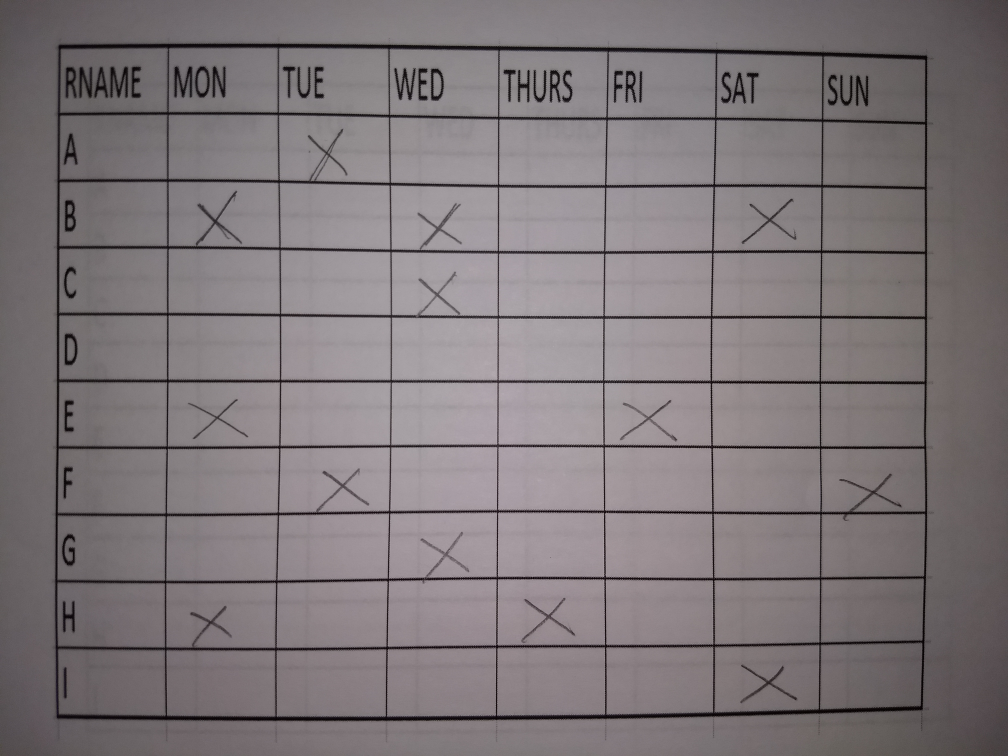
#> input picture new2.jpg, 4032 x 3024 px (shown at 1/4 size)
$ jupyter execute --allow-errors ExcelToDF.ipynb
#> lines starting #> are read from the running program, lines starting #| are printed output that depends on the picture; after the words box and inside, x2 and y2 are one past the last pixel; in counts of white or black regions, pixels touching at a corner belong together
# Diagnozer_OO

[cell 1]
import cv2
import numpy as np
import os
os.chdir("/home/harish/PycharmProjects/Patient_ImageData")

[cell 2]
img_rgb = cv2.imread('new2.jpg')
#> img_rgb is the input picture: shape (3024, 4032, 3); mean B, G, R 121.4, 118.6, 126
img_gray = cv2.cvtColor(img_rgb, cv2.COLOR_BGR2GRAY)

[cell 3]
gaus = cv2.adaptiveThreshold(img_gray, 255, cv2.ADAPTIVE_THRESH_GAUSSIAN_C, cv2.THRESH_BINARY,1005,1 )
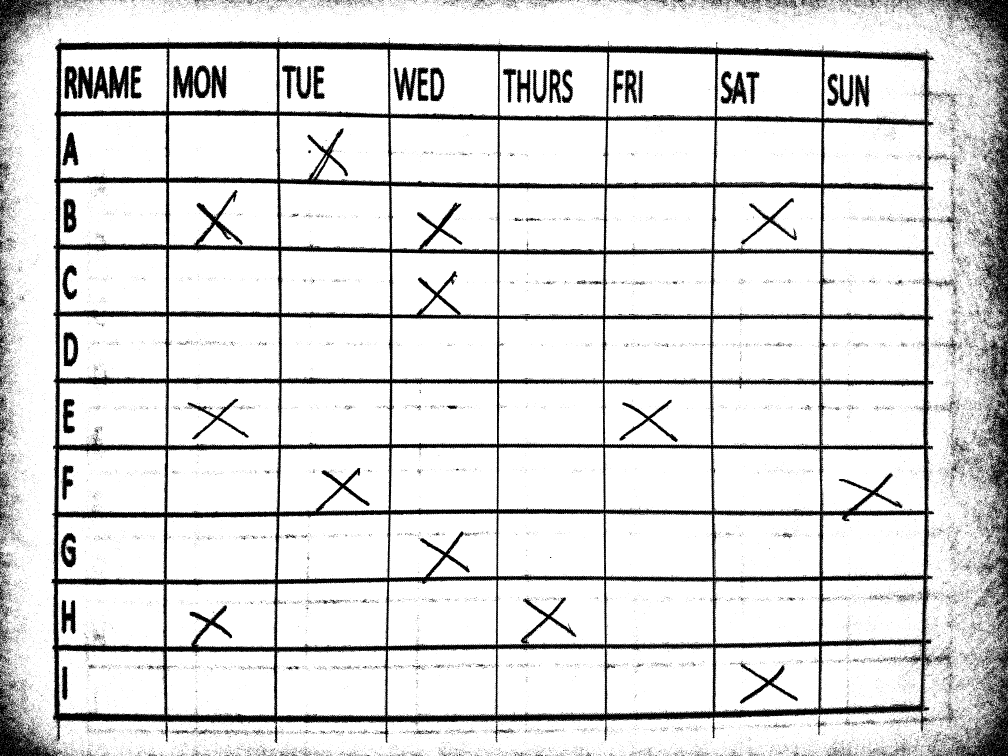
#> gaus: shape (3024, 4032) (shown at 1/4 size); 86.2% white; 50441 black regions (48549 under 20 px), largest, box (x1, y1, x2, y2) and area: (204, 148, 3748, 2971) 1023242, (3735, 0, 4032, 3024) 158100, (0, 2678, 252, 3024) 25604

[cell 4]
template = cv2.imread('tempnew2.jpg',0)
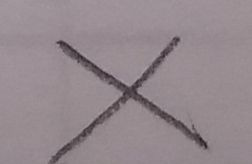
#> input picture tempnew2.jpg, 252 x 164 px
#> template: shape (164, 252); min 28, max 166, mean 140.4
w, h = template.shape[::-1]
#> w = 252; h = 164

[cell 5]
count = 0

[cell 6]
res = cv2.matchTemplate(gaus,template,cv2.TM_CCOEFF_NORMED)
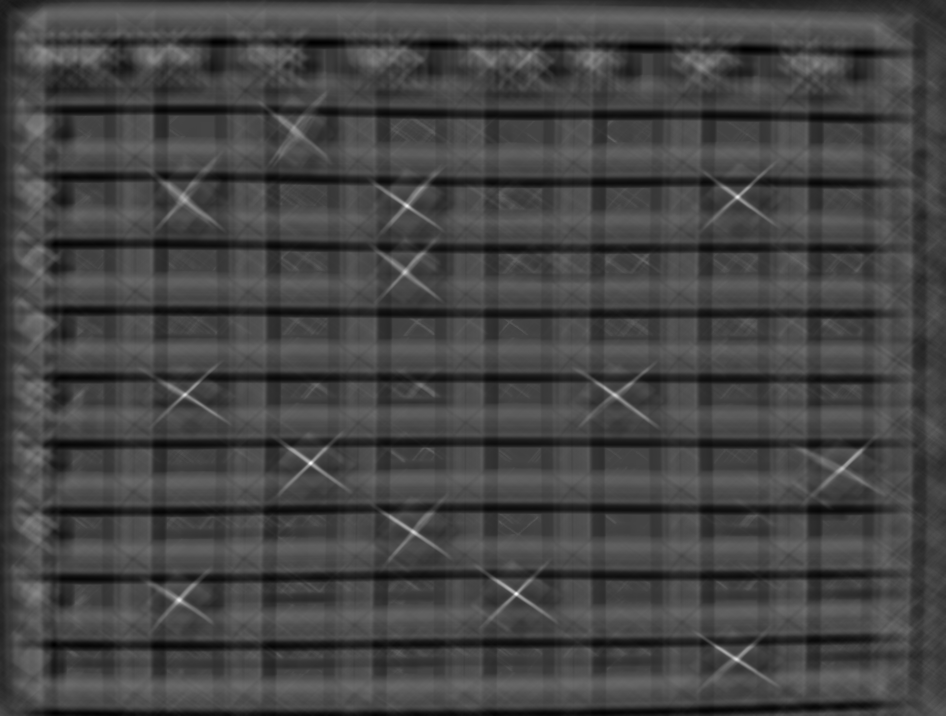
#> res: shape (2861, 3781) float32 (shown at 1/4 size); min -0.249, max 0.665, mean -0.00151; drawn with min black and max white
threshold = 0.4#to get more accuracy
loc = np.where( res >= threshold)
#> loc = 2113 positions, rows 781 to 2642, columns 707 to 3372

[cell 7]
f = set()#count of matches
#https://stackoverflow.com/questions/40824445/how-to-count-the-number-of-objects-detected-with-template-matching

[cell 8]
from collections import defaultdict
dict_rect = defaultdict(list)

[cell 9]
for pt in zip(*loc[::-1]):
    cv2.rectangle(img_rgb, pt, (pt[0] + w, pt[1] + h), (0,0,255), 2)
    count+=1
    sensitivity = 500
    f.add((round(pt[0]/sensitivity), round(pt[1]/sensitivity)))
    dict_rect[round(pt[0]/sensitivity)].append([pt[0], pt[1]])
#> this loop made 2113 passes
#> pt on passes 1 to 3: (2949, 781), (2950, 781), (2951, 781)
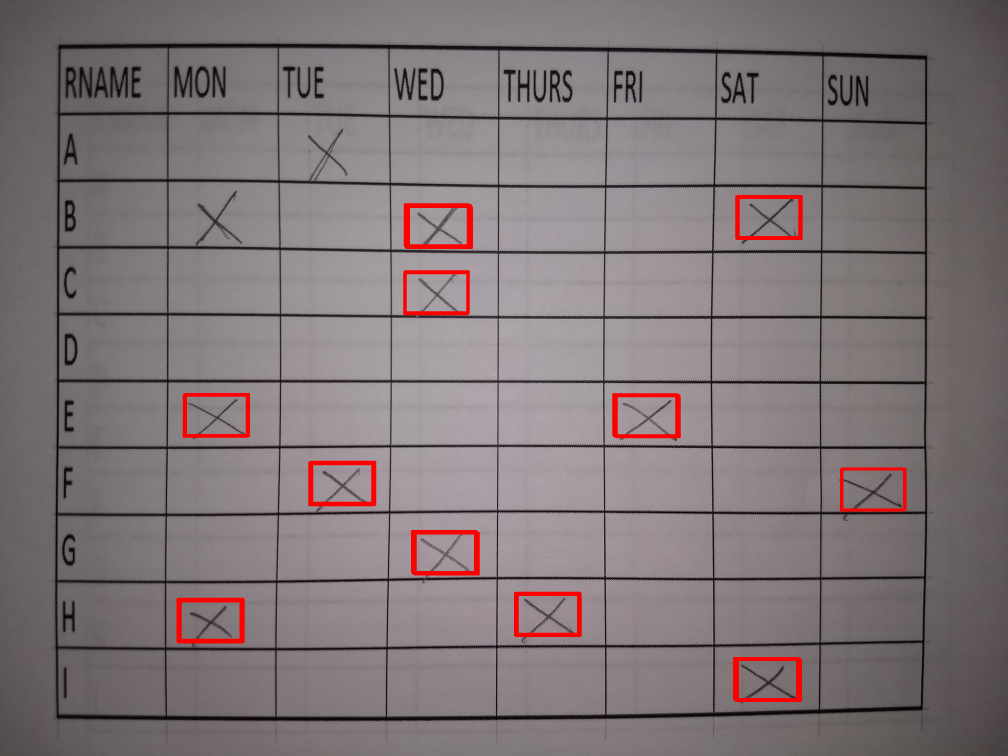
#> img_rgb: shape (3024, 4032, 3) (shown at 1/4 size); mean B, G, R 119.5, 116.8, 127.4
#> after the loop, count = 2113; f = 10 items
# print(dict_rect[1])
cv2.imshow('Detected',img_rgb)

[cell 10]
import pandas as pd
from sklearn.cluster import KMeans
# img_org = cv2.imread('test1.jpg')
gray = cv2.cvtColor(img_rgb,cv2.COLOR_BGR2GRAY)
edges = cv2.Canny(gray,50,150,apertureSize = 3)
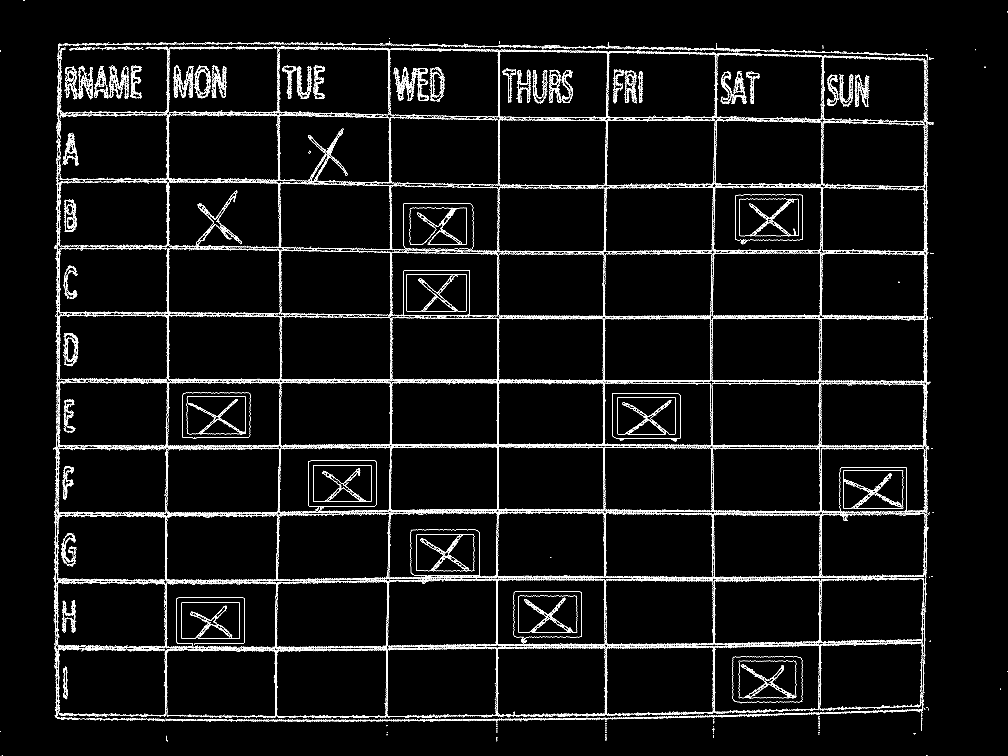
#> edges: shape (3024, 4032) (shown at 1/4 size); 2.7% white in thin lines or dots
lines = cv2.HoughLines(edges,1,np.pi/2,200)
#> lines = 193 rows, first 8: [1783, 1.57], [1522, 1.57], [1524, 1.57], [2320, 1.57], [1264, 1.57], [1788, 1.57], [1528, 1.57], [1274, 1.57]
lengh = 1500
ls_x = list()
ls_y = list()
for line in lines:
   for rho,theta in line:
#         ls_rho.append(rho)
#         ls_theta.append(theta)
       a = np.cos(theta)
       b = np.sin(theta)

       x0 = a*rho
       y0 = b*rho
       x1 = int(x0 + lengh*(-b))
       y1 = int(y0 + lengh*(a))
       x2 = int(x0 - lengh*(-b))
       y2 = int(y0 - lengh*(a))
       ls_x.append(x0)
       ls_y.append(y0)
#> this loop made 193 passes
#> after the loop, ls_x = 193 values, max 3707 at index 13, min -0.000126 at index 65, mean 474.2; ls_y = 193 values, max 2883 at index 65, min 0 at index 13, mean 828.6

ls_y = np.round(ls_y)
ls_y = list(set(ls_y))
#> ls_y = 137 values, max 2883 at index 74, min 0 at index 0, mean 1167.4

ls_x = np.round(ls_x)
#> ls_x = 193 values, max 3707 at index 13, min 0 at index 0, mean 474.2
ls_x = list(set(ls_x))
#> ls_x = 58 values, max 3707 at index 55, min 0 at index 0, mean 1577.9

df_rho = pd.DataFrame(ls_y)
#> df_rho = table of 137 rows and 1 columns
kmeans = KMeans(n_clusters=11).fit(df_rho)
ls_y  =kmeans.cluster_centers_
#> ls_y = [264.7, 2341.8, 1259.8, 1802.8, 2582, 1000, 1532.7, 746.6, 2872.3, 397.4, 2057.2]

df_rho = pd.DataFrame(ls_x)
#> df_rho = table of 58 rows and 1 columns
kmeans = KMeans(n_clusters=9).fit(df_rho)#why?
ls_x  =kmeans.cluster_centers_
#> ls_x = [1991, 245.1, 3283.3, 1130, 1573.9, 2878.5, 2418.2, 677, 3702.3]

#> (the rest of this cell did not finish here and is left out)

[cell 11]
slsy = sorted(ls_y)
#> slsy = [[264.7], [397.4], [746.6], [1000], [1259.8], [1532.7], [1802.8], [2057.2], [2341.8], [2582], [2872.3]]
slsy
#> Out has the same summary as slsy

[cell 12]
diff_slsy = [j-i for i, j in zip(slsy[:-1], slsy[1:])]  # or use itertools.izip in py2k
#> diff_slsy = [[132.7], [349.2], [253.4], [259.8], [272.9], [270.1], [254.4], [284.6], [240.2], [290.3]]
avg_diff_slsy = sum(diff_slsy) / float(len(diff_slsy))
#> avg_diff_slsy = [260.8]

[cell 13]
avg_diff_slsy
#> Out = [260.8]

[cell 14]
slsx = sorted(ls_x)
#> slsx = [[245.1], [677], [1130], [1573.9], [1991], [2418.2], [2878.5], [3283.3], [3702.3]]
slsx
diff_slsx = [j-i for i, j in zip(ls_x[:-1], ls_y[1:])]  # or use itertools.izip in py2k
#> diff_slsx = [[350.8], [1014.7], [-1480.6], [1452], [-573.9], [-1345.8], [-1671.7], [2195.3]]
avg_diff_slsx = sum(diff_slsx) / float(len(diff_slsx))
#> avg_diff_slsx = [-7.39]

[cell 15]
slsx
#> Out has the same summary as slsx

[cell 16]
avg_diff_slsx
#> Out = [-7.39]

[cell 17]
len(slsx)
#> Out = 9

[cell 18]
len(slsy)
#> Out = 11

# how many matches?

[cell 19]
#how many matches?
len(f)
#> Out = 10

[cell 20]
cv2.imwrite("output.jpg", img_rgb)
#> Out = True

[cell 21]
import matplotlib.pyplot as plt

## Plot for (sample output)

[cell 22]
#corner detectino

[cell 23]
# Final Statstics:

[cell 24]
people =('MON','TUE','WED','THU','FRI','SAT', 'SUN')
rowname = [['E','H'],['F'],['B','C','G'],['H'], ['E'],
           ['B','I'],['F']]

[cell 25]
# people = ('Tom', 'Dick', 'Harry', 'Slim', 'Jim')
y_pos = np.arange(len(people))
performance = [2, 1, 3, 1, 1, 2, 1 ]
error = np.random.rand(len(people))

plt.barh(y_pos, performance, align='center', alpha=0.4)
plt.xticks([1,2,3,4,5,6,7])
plt.yticks(y_pos, people)
plt.xlabel('How Many activities on that week?')
plt.title('Patient Weekly Report')

for i in range(7):
    plt.text(performance[i],y_pos[i],rowname[i], color='blue', fontweight='bold')

plt.savefig('/home/harish/PycharmProjects/Patient_ImageData/analysisoutput', format='svg', dpi=1000)
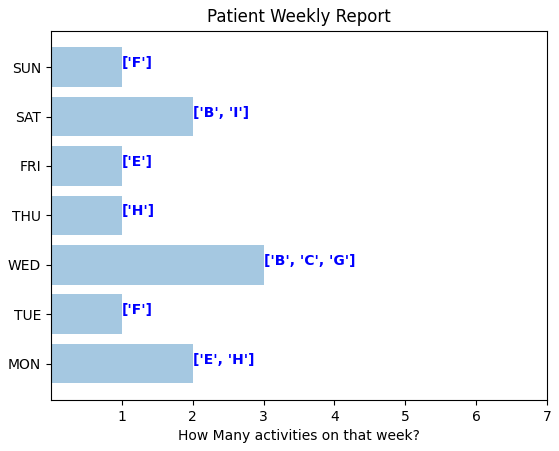
#> figure drawn by matplotlib, 1 panel
plt.show()
